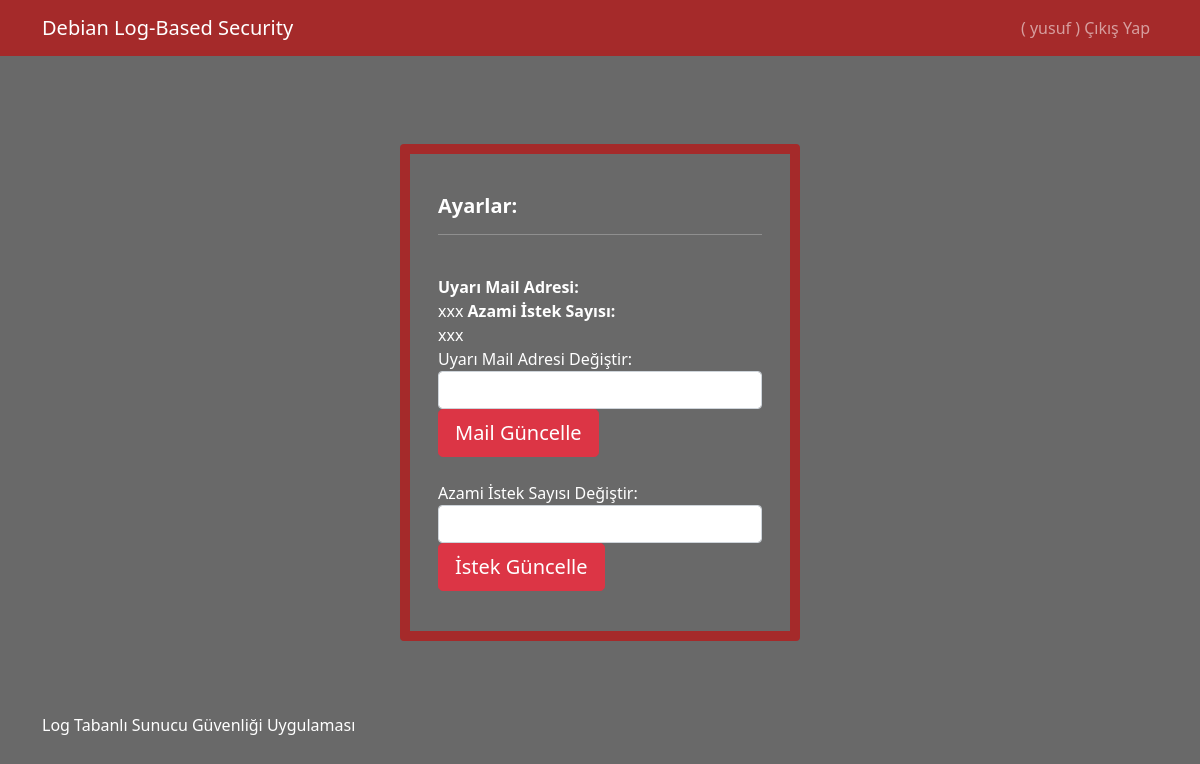
The page /select/settings/ (signed in) on the database as committed earlier.
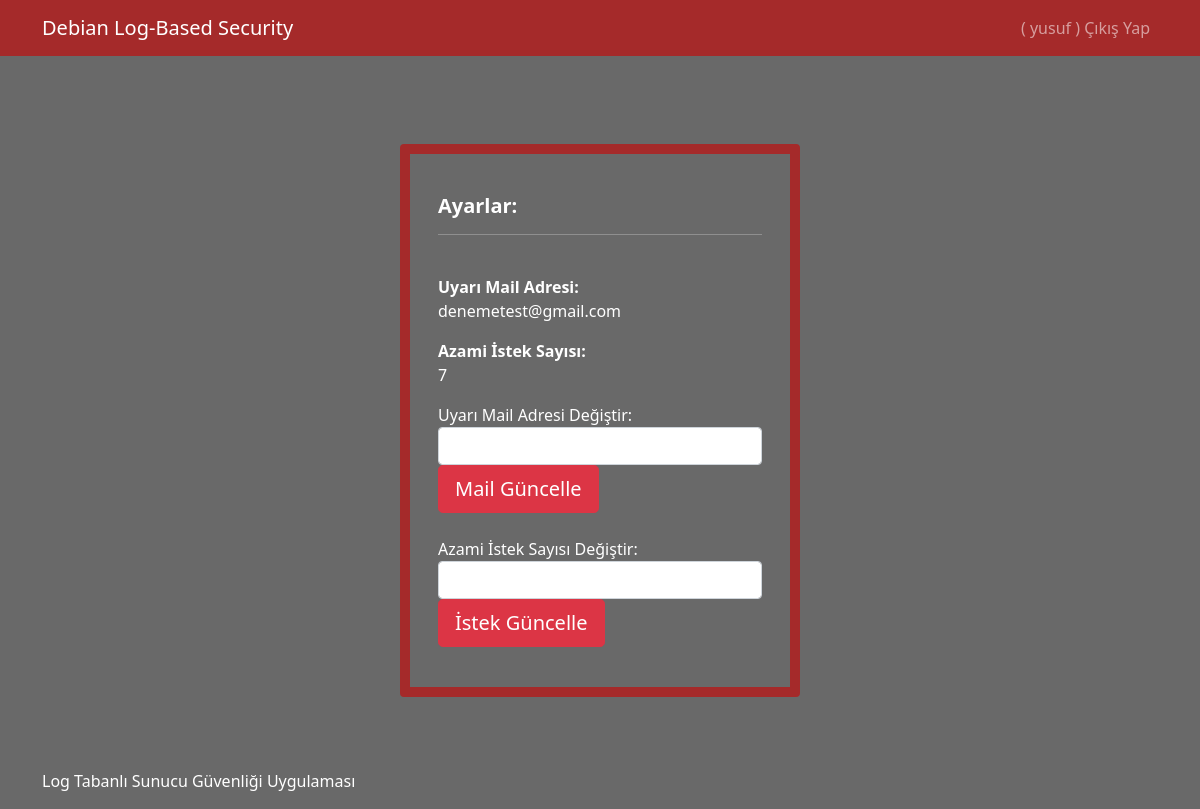
The same page on the database as committed later.
### Configuration/models.py (models this page shows)
class mail(models.Model):
    mail = models.CharField(max_length=100)

class trycount(models.Model):
    trycount = models.CharField(max_length=10)

### Configuration/views.py (the view)
# urls.py: path('settings/', views.settings, name='settings'),
def settings(request):
    if request.method == 'POST':
        select = request.POST['select']
        if select == "Mail Güncelle":
            mail.objects.all().delete()
            email = request.POST['mail']
            mail.objects.create(mail=email)
        else:
            trycount.objects.all().delete()
            requesttrycount = request.POST['trycount']
            trycount.objects.create(trycount=requesttrycount)
        return redirect('settings')
    else:
        email =  mail.objects.all()
        requesttrycount =  trycount.objects.all()
        context = {
            'mail':  email,
            'try': requesttrycount
        }
        return render(request, "pages/settings.html", context)

### templates/pages/settings.html (shortened to what this page needs)
{% extends 'layout.html' %}
{% block content %}
{% if user.is_authenticated %}
<br><br><br>
<div class="row justify-content-center align-items-center">
    <div class="card my-3" style="background-color:#696969; border-color:#A52A2A; border-width:10px; color:white; width:400px;">
        <div class="card-body">
            <h5 class="card-title">
                <br><b>Ayarlar:</b>
                <hr color:"#696969"></hr>
            </h5>
            <br>
<label for="mail" style="color:white;"><b>Uyarı Mail Adresi:</b></label><br>
{% if mail %}
{% for m in mail %}
<p style="color:white">{{ m.mail }}</p>
{% endfor %}
{% else %}
xxx
{% endif %}
<label for="try" style="color:white;"><b>Azami İstek Sayısı:</b></label><br>
{% if try %}
{% for t in try %}
<p style="color:white">{{ t.trycount }}</p>
{% endfor %}
{% else %}
xxx
{% endif %}
<div class="form-group w-100" style="color:white;">
    <form action="{% url 'settings' %}" method='POST'>
        <label for="mail">Uyarı Mail Adresi Değiştir:</label>
        <br>
        <input type="text" name="mail" class="form-control">
        <input type="submit" class="btn btn-danger btn-lg btn-block" name="select" value="Mail Güncelle">
    </form>
</div>
<br>
<div class="form-group w-100" style="color:white;">
    <form action="{% url 'settings' %}" method='POST'>
        <label for="mail">Azami İstek Sayısı Değiştir:</label>
        <br>
        <input type="text" name="trycount" class="form-control">
        <input type="submit" class="btn btn-danger btn-lg btn-block" name="select" value="İstek Güncelle">
    </form><br>
</div>
</div>
</div>
</div>
<br>
{% else %}
<br>
<h1> Hata ! </h1>
{% endif %}
{% endblock %}

### templates/layout.html (shortened to what this page needs)
<!DOCTYPE html>
<html lang="en">
<head>
    <link href="https://cdn.jsdelivr.net/npm/bootstrap@5.0.0-beta3/dist/css/bootstrap.min.css" rel="stylesheet">
</head>
<body>
    {% include 'partials/_navbar.html' %}
    <main>
        <div class="container">
            {% block content %}
            {% endblock %}
        </div>
    </main>
        {% include 'partials/_footer.html' %}
</body>
</html>

### templates/partials/_navbar.html (shortened to what this page needs)
<header>
        <div class="navbar navbar-expand-sm navbar-dark" style="background-color:#A52A2A;">
            <div class="container">
                {% if user.is_authenticated %}
                <a href="{% url 'select' %}" class="navbar-brand">Debian Log-Based Security</a>
                {% else %}
                <a href="/" class="navbar-brand">Debian Log-Based Security</a>
                {% endif %}
                <ul class="navbar-nav ml-auto">
                    {% if user.is_authenticated %}
                        <li class="nav-item">
                            <a href="javascript:{document.getElementById('logout').submit()}" class="nav-link">( {{ user.username }} )  Çıkış Yap</a>
                        </li>
                    {% endif %}
                </ul>
            </div>
        </div>
    </header>

### templates/partials/_footer.html
<footer>
        <div class="footer py-3 mt-3">
            <div class="container">
                <span style="color:white;">
                    Log Tabanlı Sunucu Güvenliği Uygulaması
                </span>
            </div>
        </div>
    </footer>

### templates/layout.html (style rules this page uses)
body { background-color:#696969; }

Rows that differ between the two databases and show on the page:
added mail: mail "denemetest@gmail.com"
added trycount: trycount "7"
Other text that changed with them:
text no longer shown: "xxx xxx"
